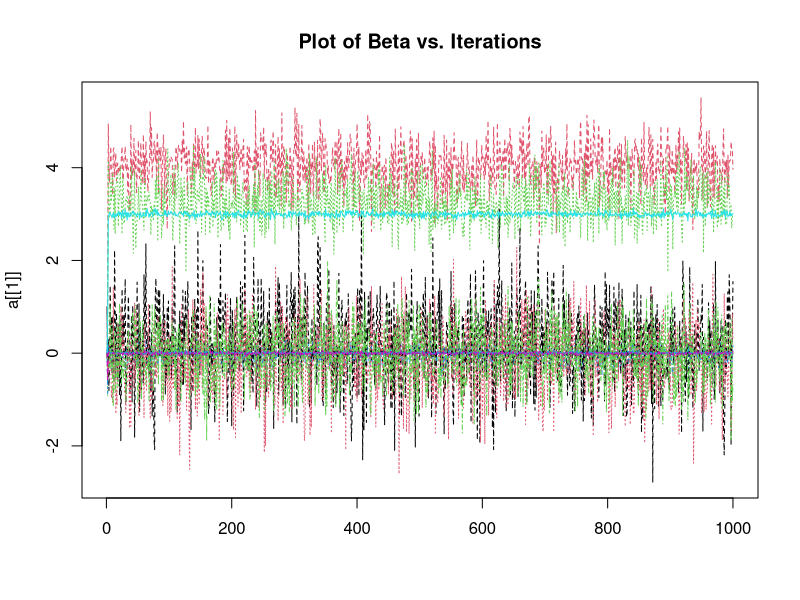
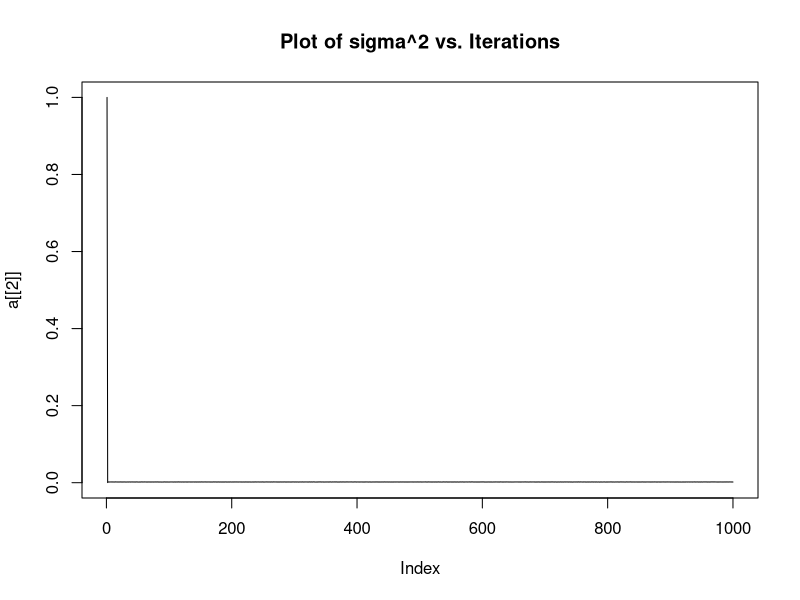

Source code (R) for these figures, in order:
## ---- chunk 1
library(dplyr)
dat <- read.csv("data.csv")
dat2 <- dat[,-1]

y <- dat[,"y"]
X <- dat[,-c(1,2)] %>% as.matrix()
X <- cbind(1, X)
nrow(X) # n
ncol(X) # p = 11, p + 1 = 12
## ---- chunk 2
p_sig <- function(a = 1, b = 1, n = nrow(X), beta) {
  a_term <- a + (n/2)
  b_term <- 0.5 * (2*b + (t(y - (X %*% beta)) %*% (y - (X %*% beta)))) #y, X defined above
  1 / rgamma(1, shape = a_term, rate = 1/b_term)
}
## ---- chunk 3
library(mvtnorm)
p_beta <- function(sig_sq, tau_sq = 1, p = ncol(X)) {
  sig <- solve( (1/sig_sq) * (t(X) %*% X) + (1/tau_sq) * diag(p) ) 
  mu <- (1/sig_sq) * sig %*% t(X) %*% y
  rmvnorm(1, mean = mu, sigma = sig)
}
## ---- chunk 4
set.seed(12)
gibbs <- function(its, p = ncol(X)) {
  mat_beta <- matrix(NA, its, p)
  mat_sig <- rep(NA, its)
  mat_sig[1] <- 1
  mat_beta[1,] <- c(1, rep(0, p-1))
  for(i in 2:its) {
    mat_beta[i,] <- p_beta(sig_sq = mat_sig[i-1])
    #browser()
    mat_sig[i] <- p_sig(beta = mat_beta[i,])
  }
  list(mat_beta, mat_sig)
}
its <- 1000
a <- gibbs(its = its)
## ---- chunk 5
matplot(a[[1]], type = "l", main = "Plot of Beta vs. Iterations")
plot(a[[2]], type = "l", main = "Plot of sigma^2 vs. Iterations")
## ---- chunk 6
mod <- lm(y ~ ., data = dat2)
mod2 <- lm(y ~ 0 + X)
all(mod$coefficients == mod2$coefficients)
res <- mod$residuals
S_beta <- t(res) %*% res
s_sq <- S_beta / (nrow(X) - (ncol(X) - 1) - 1) #or just 1000 - 12
s_sq #same thing from summary table
summary(mod)$sigma^2 #from summary table
mean(a[[2]])
## ---- chunk 7
colMeans(a[[1]])
mod$coefficients
